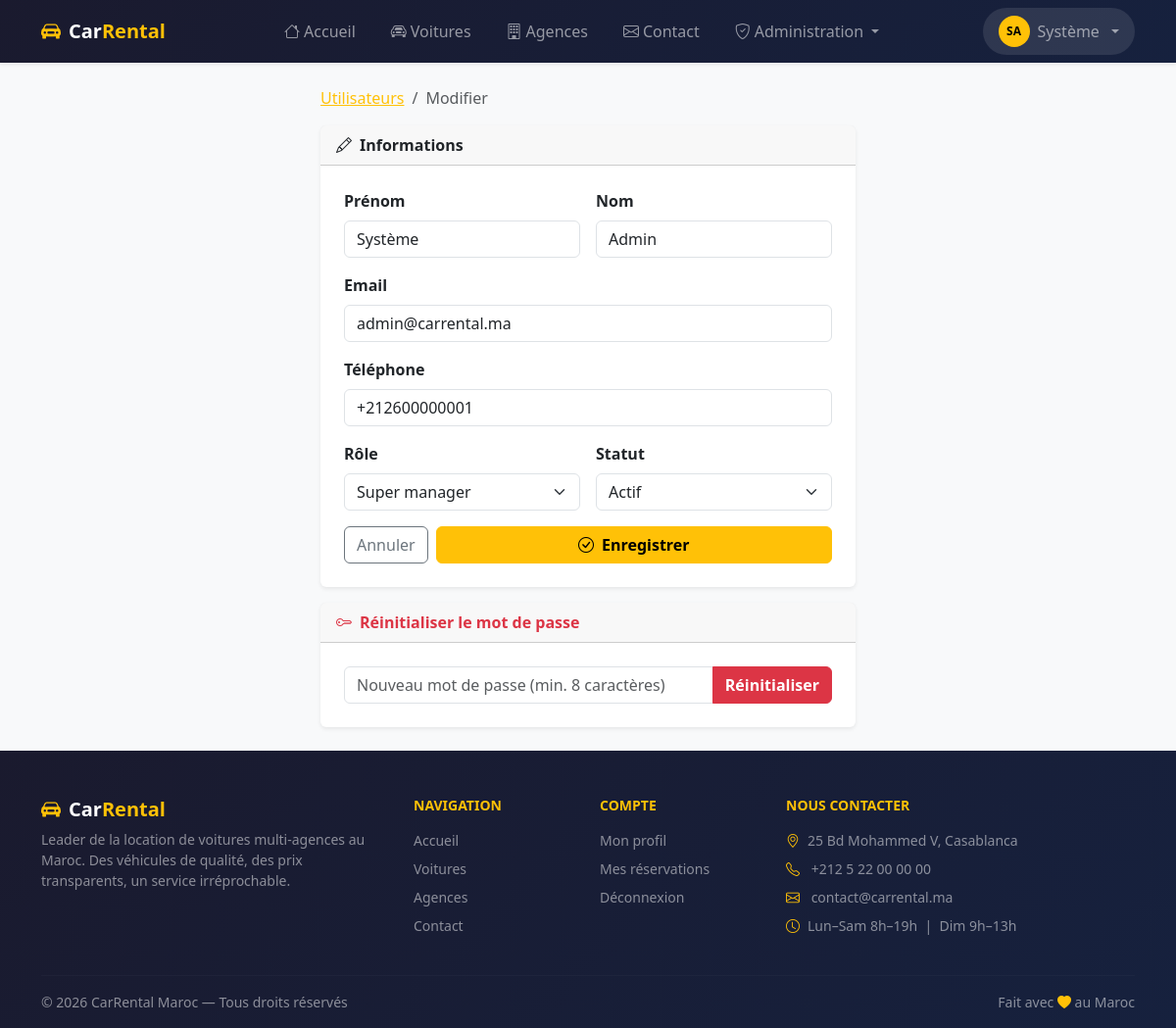
Page /admin/users/1/edit (signed in) on the committed database.
### tables this page shows
CREATE TABLE users (
    id          INT UNSIGNED    NOT NULL AUTO_INCREMENT,
    nom         VARCHAR(100)    NOT NULL,
    prenom      VARCHAR(100)    NOT NULL,
    email       VARCHAR(191)    NOT NULL,
    password    VARCHAR(255)    NOT NULL,
    role        ENUM('client', 'agency_manager', 'super_manager')
                                NOT NULL DEFAULT 'client',
    telephone   VARCHAR(20)     NULL,
    avatar      VARCHAR(255)    NULL,
    actif       TINYINT(1)      NOT NULL DEFAULT 1,
    created_at  TIMESTAMP       NOT NULL DEFAULT CURRENT_TIMESTAMP,
    updated_at  TIMESTAMP       NOT NULL DEFAULT CURRENT_TIMESTAMP
                                ON UPDATE CURRENT_TIMESTAMP,
    PRIMARY KEY (id),
    UNIQUE KEY uq_users_email (email),
    INDEX idx_users_role (role),
    INDEX idx_users_actif (actif)
);

### app/Controllers/UserController.php (called while the page is built, shortened)
<?php
class UserController extends Controller
{
    private User   $userModel;
    public function __construct()
    {
        $this->userModel   = new User();
    }
    public function edit(int $id): void
    {
        $user = $this->userModel->findOrFail($id);
        $this->render('admin/users/edit', [
            'user' => $this->userModel->sanitize($user),
        ]);
    }
}

### core/App.php (called while the page is built, shortened)
<?php
class App
{
    private Router $router;
    public function __construct()
    {
        $this->router = new Router();
    }
    public function run(): void
    {
        $this->router->dispatch(
            $_SERVER['REQUEST_METHOD'],
            $_SERVER['REQUEST_URI']
        );
    }
}

### public/index.php (called while the page is built, shortened)
<?php
$config = require BASE_PATH . '/config/app.php';
(new \App\Core\App())->run();

### core/Model.php (called while the page is built, shortened)
<?php
abstract class Model
{
    protected PDO    $db;
    protected string $table    = '';
    protected string $pk       = 'id';
    public function __construct()
    {
        $this->db = Database::getInstance();
    }
    public function find(int $id): array|false
    {
        $stmt = $this->db->prepare(
            "SELECT * FROM `{$this->table}` WHERE `{$this->pk}` = ? LIMIT 1"
        );
        $stmt->execute([$id]);
        return $stmt->fetch();
    }
    public function findOrFail(int $id): array
    {
        $record = $this->find($id);
        return $record;
    }
}

### core/Database.php (called while the page is built, shortened)
<?php
class Database
{
    private static ?PDO $instance = null;
    public static function getInstance(): PDO
    {
        if (self::$instance === null) {
            $config = require BASE_PATH . '/config/database.php';
            $dsn = sprintf(
                'mysql:host=%s;port=%s;dbname=%s;charset=utf8mb4',
                $config['host'],
                $config['port'] ?? 3306,
                $config['database']
            );
            try {
                self::$instance = new PDO($dsn, $config['username'], $config['password'], [
                    PDO::ATTR_ERRMODE            => PDO::ERRMODE_EXCEPTION,
                    PDO::ATTR_DEFAULT_FETCH_MODE => PDO::FETCH_ASSOC,
                    PDO::ATTR_EMULATE_PREPARES   => false,
                ]);
            } catch (PDOException $e) {
                error_log('[DB] ' . $e->getMessage());
                http_response_code(500);
                die('Erreur de connexion à la base de données.');
            }
        }
        return self::$instance;
    }
}

### app/Views/admin/users/edit.php (the view, shortened to what this page needs)
<?php
$roleLabels = ['client'=>'Client','agency_manager'=>'Manager agence','super_manager'=>'Super manager'];
?>
<div class="row justify-content-center">
<div class="col-lg-6">
<nav aria-label="breadcrumb" class="mb-3">
    <ol class="breadcrumb">
        <li class="breadcrumb-item"><a href="/admin/users">Utilisateurs</a></li>
        <li class="breadcrumb-item active">Modifier</li>
    </ol>
</nav>
<div class="card shadow-sm mb-3">
    <div class="card-header fw-bold"><i class="bi bi-pencil me-2"></i>Informations</div>
    <div class="card-body p-4">
        <form method="POST" action="/admin/users/<?= $user['id'] ?>">
            <div class="row g-3">
                <div class="col-6">
                    <label class="form-label fw-bold">Prénom</label>
                    <input type="text" name="prenom" class="form-control" value="<?= htmlspecialchars($user['prenom']) ?>" required>
                </div>
                <div class="col-6">
                    <label class="form-label fw-bold">Nom</label>
                    <input type="text" name="nom" class="form-control" value="<?= htmlspecialchars($user['nom']) ?>" required>
                </div>
                <div class="col-12">
                    <label class="form-label fw-bold">Email</label>
                    <input type="email" name="email" class="form-control" value="<?= htmlspecialchars($user['email']) ?>" required>
                </div>
                <div class="col-12">
                    <label class="form-label fw-bold">Téléphone</label>
                    <input type="tel" name="telephone" class="form-control" value="<?= htmlspecialchars($user['telephone'] ?? '') ?>">
                </div>
                <div class="col-6">
                    <label class="form-label fw-bold">Rôle</label>
                    <select name="role" class="form-select">
                        <?php foreach ($roleLabels as $val => $label): ?>
                            <option value="<?= $val ?>" <?= $user['role']===$val?'selected':'' ?>><?= $label ?></option>
                        <?php endforeach; ?>
                    </select>
                </div>
                <div class="col-6">
                    <label class="form-label fw-bold">Statut</label>
                    <select name="actif" class="form-select">
                        <option value="1" <?= $user['actif']?'selected':'' ?>>Actif</option>
                    </select>
                </div>
                <div class="col-12 d-flex gap-2">
                    <a href="/admin/users" class="btn btn-outline-secondary">Annuler</a>
                    <button type="submit" class="btn btn-warning fw-bold flex-grow-1">
                        <i class="bi bi-check-circle me-2"></i>Enregistrer
                    </button>
                </div>
            </div>
        </form>
    </div>
</div>
<div class="card shadow-sm">
    <div class="card-header fw-bold text-danger"><i class="bi bi-key me-2"></i>Réinitialiser le mot de passe</div>
    <div class="card-body p-4">
        <form method="POST" action="/admin/users/<?= $user['id'] ?>/password"
              onsubmit="return confirm('Réinitialiser le mot de passe ?')">
            <div class="input-group">
                <input type="password" name="new_password" class="form-control"
                       placeholder="Nouveau mot de passe (min. 8 caractères)" minlength="8" required>
                <button type="submit" class="btn btn-danger fw-bold">Réinitialiser</button>
            </div>
        </form>
    </div>
</div>
</div>
</div>

### core/Router.php (shortened to what this page needs)
<?php
class Router
{
    private array $routes = [];
    private function add(string $method, string $path, string $controller, string $action): void
    {
        $this->routes[] = [
            'method'     => $method,
            'pattern'    => $this->pathToRegex($path),
            'controller' => $controller,
            'action'     => $action,
            'params'     => $this->extractParamNames($path),
        ];
    }
    public function dispatch(string $method, string $uri): void
    {
        $uri = '/' . trim(strtok($uri, '?'), '/');
        foreach ($this->routes as $route) {
            if ($route['method'] !== $method) continue;
            if (preg_match($route['pattern'], $uri, $matches)) {
                $params = $this->extractParams($route['params'], $matches);
                $this->call($route['controller'], $route['action'], $params);
                return;
            }
        }
    }
    private function call(string $fqcn, string $action, array $params): void
    {
        $controller = new $fqcn();
        call_user_func_array([$controller, $action], $params);
    }
    private function pathToRegex(string $path): string
    {
        $pattern = preg_replace('/\{[a-z_]+\}/', '([0-9]+)', $path);
        return '#^' . $pattern . '$#';
    }
    private function extractParamNames(string $path): array
    {
        preg_match_all('/\{([a-z_]+)\}/', $path, $matches);
        return $matches[1];
    }
    private function extractParams(array $names, array $matches): array
    {
        $values = array_slice($matches, 1);
        $params = [];
        foreach ($names as $i => $name) {
            $params[$name] = isset($values[$i]) ? (int) $values[$i] : null;
        }
        return array_values($params);
    }
}

### app/Views/layouts/navbar.php (shortened to what this page needs)
<?php
$role     = $_SESSION['user_role'] ?? null;
$authUser = $_SESSION['user']      ?? null;
$uri      = parse_url($_SERVER['REQUEST_URI'], PHP_URL_PATH);
function navActive(string $path, bool $exact = false): string {
    global $uri;
    return $exact ? ($uri === $path ? 'active' : '') : (str_starts_with($uri, $path) ? 'active' : '');
}
?>
<nav class="navbar navbar-expand-lg navbar-dark shadow-sm sticky-top" style="background:linear-gradient(135deg,#1a1a2e 0%,#16213e 100%);">
    <div class="container">
        <a class="navbar-brand fw-bold d-flex align-items-center gap-2" href="/">
            <span class="brand-icon"><i class="bi bi-car-front-fill text-warning"></i></span>
            <span>Car<span class="text-warning">Rental</span></span>
        </a>
        <div class="collapse navbar-collapse" id="navMain">
            <ul class="navbar-nav mx-auto gap-1">
                <li class="nav-item">
                    <a class="nav-link px-3 rounded-pill <?= navActive('/', true) ?>" href="/">
                        <i class="bi bi-house me-1"></i>Accueil
                    </a>
                </li>
                <li class="nav-item">
                    <a class="nav-link px-3 rounded-pill <?= navActive('/cars') ?>" href="/cars">
                        <i class="bi bi-car-front me-1"></i>Voitures
                    </a>
                </li>
                <li class="nav-item">
                    <a class="nav-link px-3 rounded-pill <?= navActive('/agences') ?>" href="/agences">
                        <i class="bi bi-building me-1"></i>Agences
                    </a>
                </li>
                <li class="nav-item">
                    <a class="nav-link px-3 rounded-pill <?= navActive('/contact') ?>" href="/contact">
                        <i class="bi bi-envelope me-1"></i>Contact
                    </a>
                </li>
                <?php if ($role === 'super_manager'): ?>
                    <li class="nav-item dropdown">
                        <a class="nav-link dropdown-toggle px-3 rounded-pill <?= navActive('/admin/') ?>"
                           href="#" data-bs-toggle="dropdown">
                            <i class="bi bi-shield-check me-1"></i>Administration
                        </a>
                    </li>
                <?php endif; ?>
            </ul>
            <ul class="navbar-nav gap-2 align-items-lg-center">
                <?php if ($authUser): ?>
                    <li class="nav-item dropdown">
                        <a class="nav-link dropdown-toggle d-flex align-items-center gap-2 px-3 py-2 rounded-pill bg-white bg-opacity-10"
                           href="#" data-bs-toggle="dropdown">
                            <span class="avatar-sm">
                                <?= strtoupper(substr($authUser['prenom'],0,1).substr($authUser['nom'],0,1)) ?>
                            </span>
                            <span class="d-none d-lg-inline"><?= htmlspecialchars($authUser['prenom']) ?></span>
                        </a>
                    </li>
                <?php endif; ?>
            </ul>
        </div>
    </div>
</nav>

### app/Views/layouts/footer.php (shortened to what this page needs)
<footer class="text-white pt-5 pb-3 mt-auto" style="background:linear-gradient(135deg,#1a1a2e 0%,#16213e 100%);">
    <div class="container">
        <div class="row g-4 mb-4">
            <div class="col-lg-4">
                <a href="/" class="text-decoration-none">
                    <h5 class="fw-bold text-white mb-2">
                        <i class="bi bi-car-front-fill text-warning me-2"></i>Car<span class="text-warning">Rental</span>
                    </h5>
                </a>
                <p class="text-white-50 small">
                    Leader de la location de voitures multi-agences au Maroc.
                    Des véhicules de qualité, des prix transparents, un service irréprochable.
                </p>
            </div>
            <div class="col-6 col-lg-2">
                <h6 class="text-warning fw-bold mb-3 text-uppercase small">Navigation</h6>
                <ul class="list-unstyled small">
                    <li class="mb-2"><a href="/"        class="text-white-50 text-decoration-none footer-link">Accueil</a></li>
                    <li class="mb-2"><a href="/cars"     class="text-white-50 text-decoration-none footer-link">Voitures</a></li>
                    <li class="mb-2"><a href="/agences"  class="text-white-50 text-decoration-none footer-link">Agences</a></li>
                    <li class="mb-2"><a href="/contact"  class="text-white-50 text-decoration-none footer-link">Contact</a></li>
                </ul>
            </div>
            <div class="col-6 col-lg-2">
                <h6 class="text-warning fw-bold mb-3 text-uppercase small">Compte</h6>
                <ul class="list-unstyled small">
                    <?php if (!isset($_SESSION['user_id'])): ?>
                        <li class="mb-2"><a href="/login"    class="text-white-50 text-decoration-none footer-link">Connexion</a></li>
                        <li class="mb-2"><a href="/register" class="text-white-50 text-decoration-none footer-link">S'inscrire</a></li>
                    <?php else: ?>
                        <li class="mb-2"><a href="/profile"      class="text-white-50 text-decoration-none footer-link">Mon profil</a></li>
                        <li class="mb-2"><a href="/reservations" class="text-white-50 text-decoration-none footer-link">Mes réservations</a></li>
                        <li class="mb-2"><a href="/logout"       class="text-white-50 text-decoration-none footer-link">Déconnexion</a></li>
                    <?php endif; ?>
                </ul>
            </div>
            <div class="col-lg-4">
                <h6 class="text-warning fw-bold mb-3 text-uppercase small">Nous contacter</h6>
                <ul class="list-unstyled small text-white-50">
                    <li class="mb-2"><i class="bi bi-geo-alt text-warning me-2"></i>25 Bd Mohammed V, Casablanca</li>
                    <li class="mb-2">
                        <i class="bi bi-telephone text-warning me-2"></i>
                        <a href="tel:+212522000000" class="text-white-50 text-decoration-none">+212 5 22 00 00 00</a>
                    </li>
                    <li class="mb-2">
                        <i class="bi bi-envelope text-warning me-2"></i>
                        <a href="mailto:contact@carrental.ma" class="text-white-50 text-decoration-none">contact@carrental.ma</a>
                    </li>
                    <li><i class="bi bi-clock text-warning me-2"></i>Lun–Sam 8h–19h &nbsp;|&nbsp; Dim 9h–13h</li>
                </ul>
            </div>
        </div>
        <hr class="border-white border-opacity-10">
        <div class="d-flex flex-column flex-md-row justify-content-between align-items-center gap-2">
            <p class="text-white-50 small mb-0">
                &copy; <?= date('Y') ?> CarRental Maroc — Tous droits réservés
            </p>
            <p class="text-white-50 small mb-0">
                Fait avec <i class="bi bi-heart-fill text-warning"></i> au Maroc
            </p>
        </div>
    </div>
</footer>

### rows in the picture
users: prenom+nom "SA", prenom "Système", nom "Admin", email "admin@carrental.ma", telephone "+212600000001", role "Super manager", actif "Actif"
